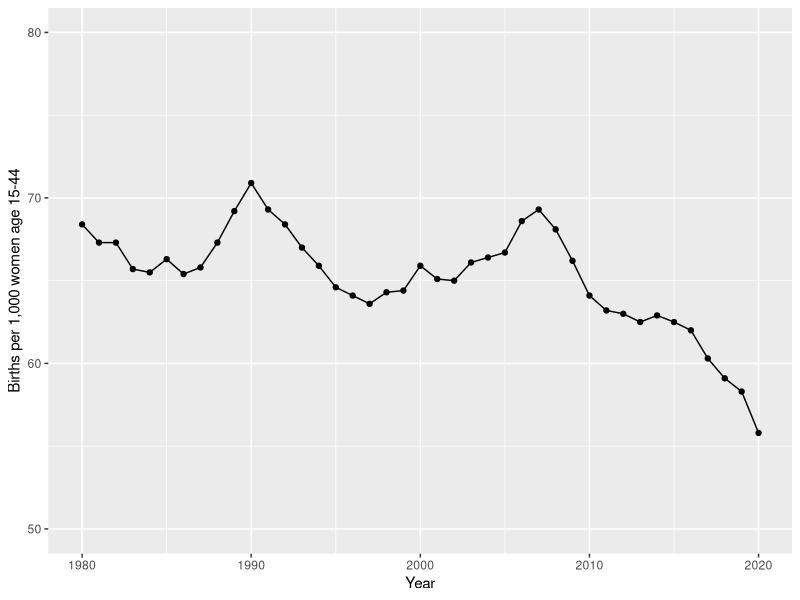

Write R code to recreate this figure.
#### load the libraies we need ####
library(tidyverse)
library(dplyr)
library(here)
library(ggplot2)

# import the csv
US_birth_date_from_1985_to_2020 <- read_csv(here::here("inputs/data/Birthrate.csv"))

# Plot the graph
ggplot(data=US_birth_date_from_1985_to_2020, aes(x=`year`, y=`brate_all`, group=1)) +
  geom_line()+
  geom_point() +
  ylim(50, 80) +
  xlab("Year") + ylab("Births per 1,000 women age 15-44")

